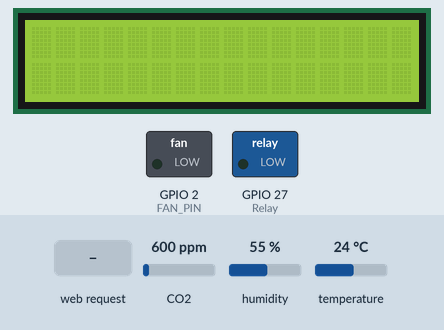
The sketch below on a simulated ESP32. Parts: 16×2 character LCD, switched loads named in the sketch (green lamp = pin HIGH). Inputs (shaded band) come from the test bench; at power-on: CO2 600 ppm, humidity 55 %, temperature 24 °C. WiFi joins after 1.5 s; servers stay silent unless stated; what the sketch prints to the serial monitor is not drawn.

Above: at 3.2 s.
3.3 s: HTTP request GET /fan/on received
At 4.3 s:
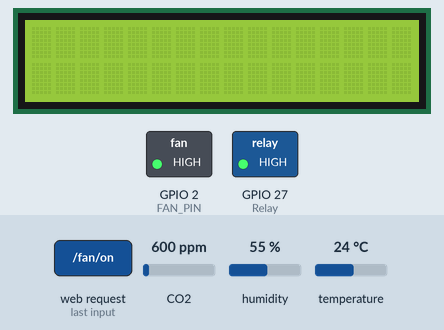
4.8 s: HTTP request GET /fan/off received
At 5.8 s:
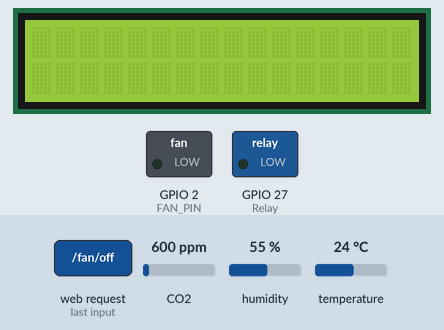
Timing chart, 0 to 7.8 s (numbered marks = the images above; inputs shaded):
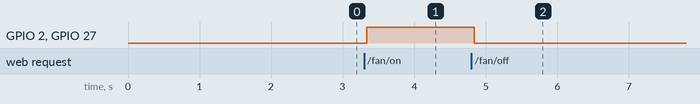

The sketch:

Control.ino
```cpp
#include <WiFi.h>
#include "DHT.h"
#include <ESPAsyncWebServer.h>
#include <LiquidCrystal.h>
#include <MQ135.h>

#define ANALOGPIN 32    // Define Analog PIN on Arduino Board
#define DPIN 33         // DHT sensor connected to GPIO 33
#define DTYPE DHT11     // DHT type is DHT11
#define FAN_PIN 2       // Fan control pin
#define Relay 27        // Relay control pin
MQ135 mq135_sensor = MQ135(ANALOGPIN);

DHT dht(DPIN, DTYPE);
const char *ssid = "YourWiFiSSID";
const char *password = "YourWiFiPassword";

AsyncWebServer server(80);
LiquidCrystal lcd(19, 23, 18, 17, 16, 15); // RS, EN, D4, D5, D6, D7

String getHTML(float temperature, float humidity, int fanState, float ppmValue) {
  String html = "<!DOCTYPE html>";
  html += "<html>";
  html += "<head>";
  html += "<meta charset='UTF-8'>";
  html += "<meta name='viewport' content='width=device-width, initial-scale=1.0'>";
  html += "<title>Fan Control</title>";
  html += "<style>";
  // Add your CSS styles here
  html += "</style>";
  html += "</head>";
  html += "<body>";
  html += "<div class='container'>";
  html += "<h1>Fan Control</h1>";
  html += "<p>Temperature: " + String(temperature) + " C</p>";
  html += "<p>Humidity: " + String(humidity) + " %</p>";
  html += "<p>PPM Value: " + String(ppmValue) + " ppm</p>";
  html += "<p>Fan state: <span class='status'>";

  if (fanState == LOW)
    html += "OFF";
  else
    html += "ON";

  html += "</span></p>";
  html += "<a href='/fan/on' class='btn'>Turn ON Fan</a>";
  html += "<br><br>";
  html += "<a href='/fan/off' class='btn'>Turn OFF Fan</a>";
  html +="<br><br><hr>";

  html += "</div>";
  html += "</body>";
  html += "</html>";

  return html;
}

void setup() {
  Serial.begin(9600);
  lcd.begin(16, 2);
  pinMode(FAN_PIN, OUTPUT);
  pinMode(Relay, OUTPUT);
  digitalWrite(Relay, LOW);
  digitalWrite(FAN_PIN, LOW);

  // Connect to Wi-Fi
  WiFi.begin(ssid, password);
  while (WiFi.status() != WL_CONNECTED) {
    delay(1000);
    Serial.println("Connecting to WiFi...");
  }
  Serial.println("Connected to WiFi");
  Serial.print("ESP32 Web Server's IP address: ");
  Serial.println(WiFi.localIP());

  // Home page
  server.on("/", HTTP_GET, [] (AsyncWebServerRequest *request) {
    float temperature = dht.readTemperature();
    float humidity = dht.readHumidity();
    float ppmValue = mq135_sensor.getCorrectedPPM(temperature, humidity);
    request->send(200, "text/html", getHTML(temperature, humidity, digitalRead(FAN_PIN), ppmValue));
  });

  // Fan ON
  server.on("/fan/on", HTTP_GET, [] (AsyncWebServerRequest *request) {
    digitalWrite(FAN_PIN, HIGH);
    digitalWrite(Relay, HIGH);
    float temperature = dht.readTemperature();
    float humidity = dht.readHumidity();
    float ppmValue = mq135_sensor.getCorrectedPPM(temperature, humidity);
    request->send(200, "text/html", getHTML(temperature, humidity, HIGH, ppmValue));
  });

  // Fan OFF
  server.on("/fan/off", HTTP_GET, [] (AsyncWebServerRequest *request) {
    digitalWrite(FAN_PIN, LOW);
    digitalWrite(Relay, LOW);
    float temperature = dht.readTemperature();
    float humidity = dht.readHumidity();
    float ppmValue = mq135_sensor.getCorrectedPPM(temperature, humidity);
    request->send(200, "text/html", getHTML(temperature, humidity, LOW, ppmValue));
  });

  server.begin();
}

void loop() {
  // Nothing to add here for now
}
```

Measured:
- after the input at 3.3 s, GPIO 2 (FAN_PIN), GPIO 27 (Relay): LOW → HIGH at once
- after the input at 4.8 s, GPIO 2 (FAN_PIN), GPIO 27 (Relay): HIGH → LOW at once
